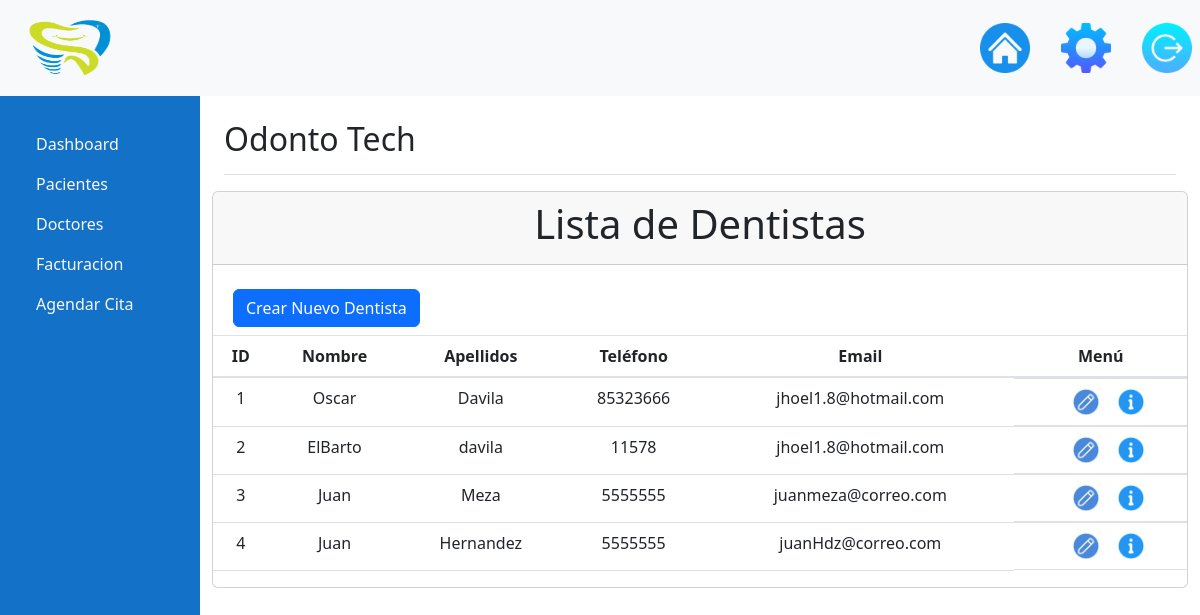
Page /Dentistas/dentistas/ (signed in) on the earlier database version.
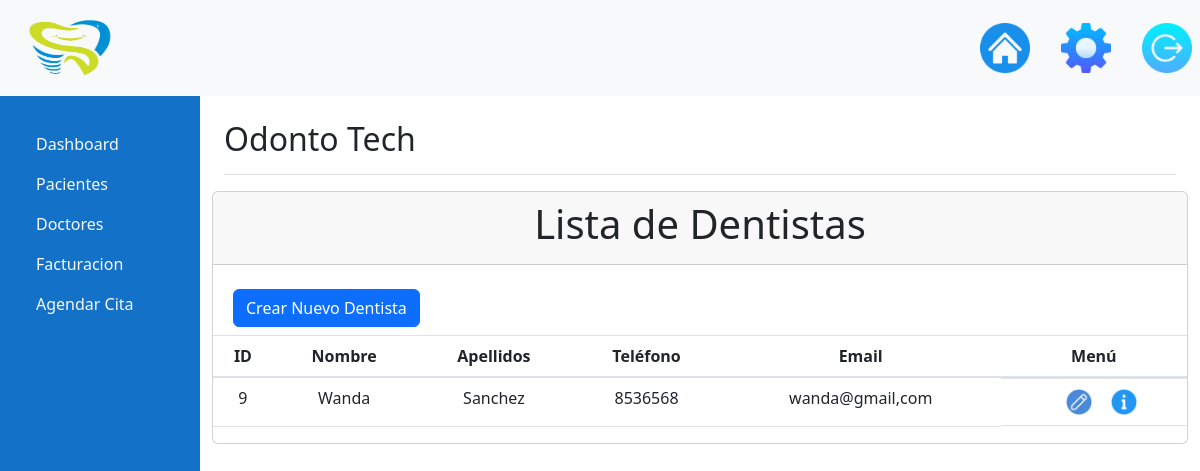
Same page on the later database version.
### Pacientes/models.py (models this page shows, shortened)
class Dentistas(models.Model):
    DentistasID = models.AutoField(primary_key=True)
    DentistasNombre = models.CharField(max_length=100, null=False, blank=False, verbose_name="Nombre")
    DentistasApellido = models.CharField(max_length=100, null=False, blank=False, verbose_name="Apellidos")
    DentistasEspecialidad = models.CharField(max_length=100, null=False, blank=False, verbose_name="Especialidad")
    DentistasTelefono = models.CharField(max_length=10, null=False, blank=False, verbose_name="Teléfono")
    DentistasEmail = models.CharField(max_length=100, null=False, blank=False, verbose_name="Email")
    DentistasEmailNormalizado = models.CharField(max_length=100, null=False, blank=False, verbose_name="Email Normalizado")
    class Meta:
        verbose_name_plural = "Dentistas"

### Dentistas/views.py (the view)
# urls.py: path("dentistas/", views.listar_dentistas, name='Lista_Dentistas'),
def listar_dentistas(request):
    dentistas = Dentistas.objects.all()
    return render(request, 'lista_dentistas.html', {'dentistas': dentistas})

### templates/lista_dentistas.html
{% extends 'base.html' %}
{% block content %}
    <div class="card row">
        <div class="card-header">
            <h1 class="text-center">Lista de Dentistas</h1>
        </div>
        <div class="row pt-4 pb-2">
            <div class="col-12 ml-2">
                <a href="{% url 'Insertar_Dentista' %}" class="btn btn-primary me-2">Crear Nuevo Dentista</a>
            </div>
        </div>
        <table class="table">
            <thead>
                <tr>
                    <th scope="col">ID</th>
                    <th scope="col">Nombre</th>
                    <th scope="col">Apellidos</th>
                    <th scope="col">Teléfono</th>
                    <th scope="col">Email</th>
                    <th scope="col">Menú</th>
                </tr>
            </thead>
            <tbody>
                {% for dentista in dentistas %}
                    <tr>
                        <td>{{ dentista.DentistasID }}</td>
                        <td>{{ dentista.DentistasNombre }}</td>
                        <td>{{ dentista.DentistasApellido }}</td>
                        <td>{{ dentista.DentistasTelefono }}</td>
                        <td>{{ dentista.DentistasEmail }}</td>
                        <td class="edit_menu">
                            <a href="{% url 'edit_dentista' pk=dentista.DentistasID %}">
                                <img class="icon-edit" src="/media/Logo/Icons/edit.png" alt="Editar">
                            </a>
                            <a href="{% url 'dentista_information' dentista_id=dentista.DentistasID %}">
                                <img class="icon-edit" src="/media/Logo/Icons/information.png" alt="Información">
                            </a>
                        </td>
                    </tr>
                {% endfor %}
            </tbody>
        </table>
    </div>
{% endblock %}

Differences in the rows shown:
removed Dentistas: DentistasID "1", DentistasNombre "Oscar", DentistasApellido "Davila", DentistasTelefono "85323666", DentistasEmail "jhoel1.8@hotmail.com"
removed Dentistas: DentistasID "2", DentistasNombre "ElBarto", DentistasApellido "davila", DentistasTelefono "11578", DentistasEmail "jhoel1.8@hotmail.com"
removed Dentistas: DentistasID "3", DentistasNombre "Juan", DentistasApellido "Meza", DentistasTelefono "5555555", DentistasEmail "juanmeza@correo.com"
removed Dentistas: DentistasID "4", DentistasNombre "Juan", DentistasApellido "Hernandez", DentistasTelefono "5555555", DentistasEmail "juanHdz@correo.com"
added Dentistas: DentistasID "9", DentistasNombre "Wanda", DentistasApellido "Sanchez", DentistasTelefono "8536568", DentistasEmail "wanda@gmail,com"
